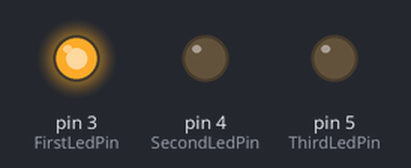
Simulated run of this sketch. Board: Arduino Uno, built with avr-gcc and run on an emulated ATmega328P. On the bench: output pins drawn as LEDs (lit = HIGH).

Above: at 0.5 s.
At 2.5 s:
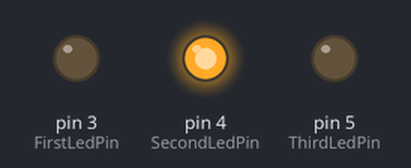
At 4.5 s:
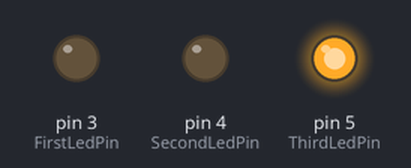
At 5.5 s:
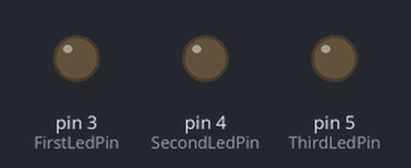
Timing chart, 0 to 7.8 s (numbered marks = the images above):
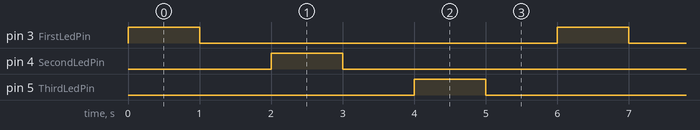

The sketch:

Blink_Lib_Test.ino
```cpp
#include "BlinkLED.h"
const int FirstLedPin = 3; // choose the pin for each of the LEDs
const int SecondLedPin = 4;
const int ThirdLedPin = 5;

void setup()
{
  pinMode(FirstLedPin, OUTPUT); // declare LED pins as output
  pinMode(SecondLedPin, OUTPUT); // declare LED pins as output
  pinMode(ThirdLedPin, OUTPUT); // declare LED pins as output
}

void loop()
{
  // flash each of the LEDs for 1000 milliseconds (1 second)
  BlinkLED(FirstLedPin, 1000);
  BlinkLED(SecondLedPin, 1000);
  BlinkLED(ThirdLedPin, 1000);
}
```

Measured:
- by itself, pin 3 (FirstLedPin), pin 4 (SecondLedPin), pin 5 (ThirdLedPin): alternates HIGH for 1.0 s and LOW for 5.0 s
- by itself, everything shown: repeats every 6.0 s, in 6 steps
